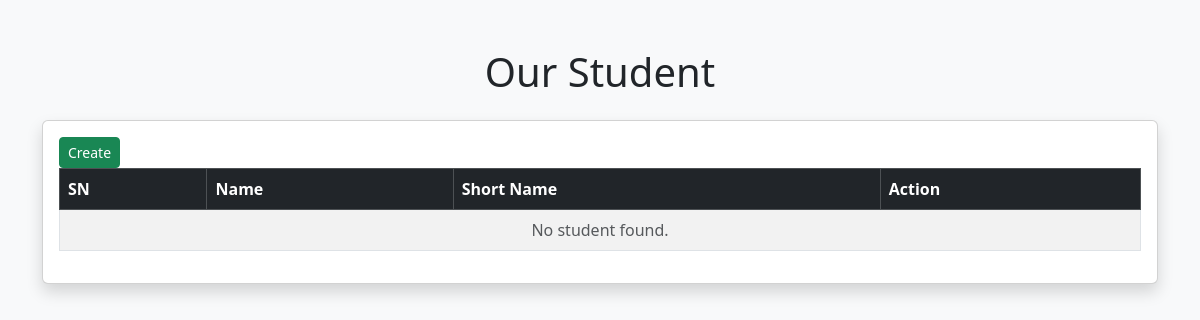
Page /school/subject/list on the earlier database version.
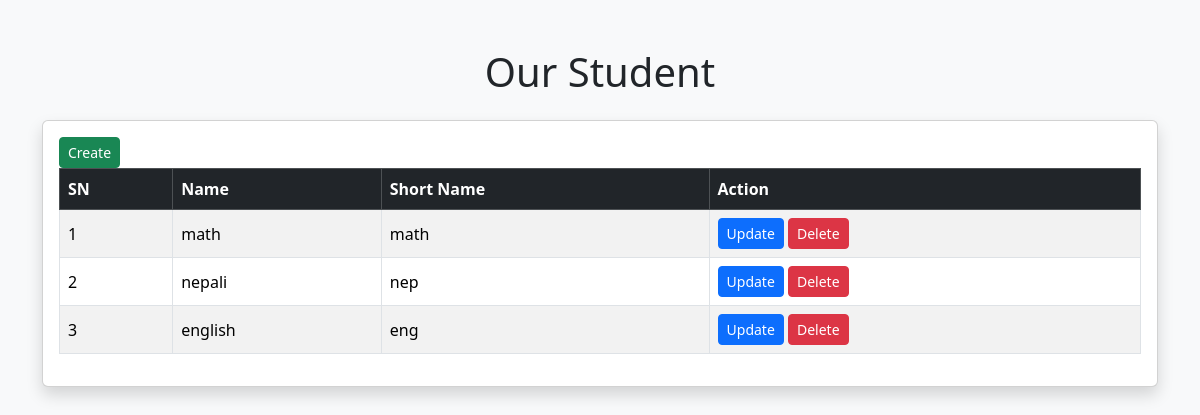
Same page on the later database version.
### school/models.py (models this page shows, shortened)
class Subject(models.Model):
    name = models.CharField(max_length=10)
    short_name = models.CharField(max_length=5, null=True, blank=True)
    class Meta:
        db_table = "subject"

### school/views.py (the view)
# urls.py: path('subject/list',SubjectView.as_view(), name="subject-list"),
class SubjectView(ListView):
    model = Subject
    template_name = "subject/index.html"
    context_object_name = "subject"

### school/templates/subject/index.html (shortened to what this page needs)
<!DOCTYPE html>
<html lang="en">
<head>
    <link href="https://cdn.jsdelivr.net/npm/bootstrap@5.3.3/dist/css/bootstrap.min.css" rel="stylesheet">
</head>
<body class="bg-light">
<div class="container mt-5">
    <h1 class="text-center mb-4">Our Student</h1>
    <div class="card shadow">
        <div class="card-body">
            <a href="{% url 'subject-create' %}"> <button class="btn btn-success btn-sm"> Create </button> </a>
            <div class="table-responsive">
                <table class="table table-bordered table-hover table-striped align-middle">
                    <thead class="table-dark">
                        <tr>
                            <th>SN</th>
                            <th>Name</th>
                            <th> Short Name</th>
                            <th>Action</th>
                        </tr>
                    </thead>
                    <tbody>
                        {% for i in subject %}
                        <tr>
                            <td>{{ forloop.counter }}</td>
                            <td>{{ i.name }}</td>
                            <td>{{ i.short_name }}</td>
                            <td>
                                   <a href="{% url 'subject-update' i.pk %}"> <button class="btn btn-primary btn-sm"> Update </button></a>
                                    <a href=""> <button class="btn btn-danger btn-sm"> Delete </button></a>
                            </td>
                        </tr>
                        {% empty %}
                        <tr>
                            <td colspan="5" class="text-center text-muted">
                                No student found.
                            </td>
                        </tr>
                        {% endfor %}
                    </tbody>
                </table>
            </div>
        </div>
    </div>
</div>
</body>
</html>

Differences in the rows shown:
added Subject: name "math", short_name "math"
added Subject: name "nepali", short_name "nep"
added Subject: name "english", short_name "eng"
Other differences:
text no longer shown: "No student found."
